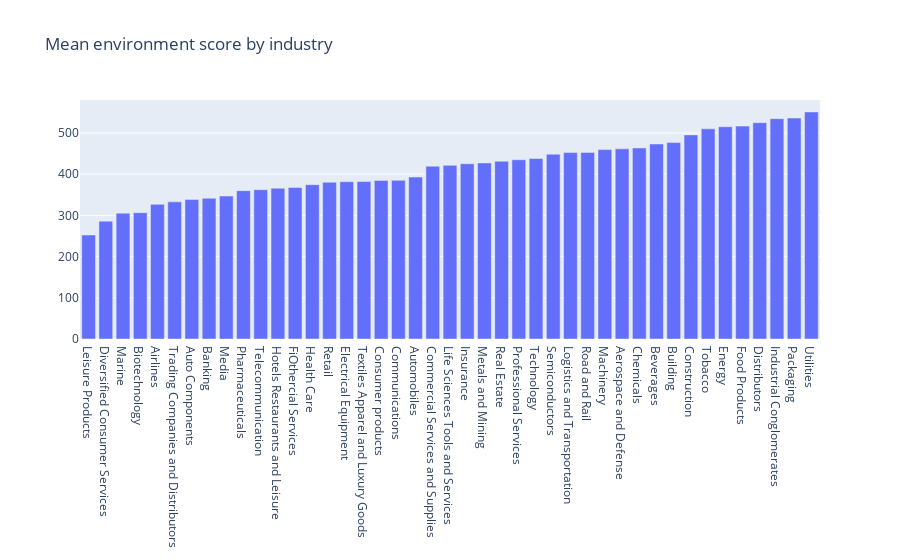

The cell this chart's notebook holds for it:
### Code cell
import plotly.graph_objects as go 
fig = go.Figure(go.Bar(x=data_env_mean.index,y=data_env_mean.values),go.Layout(title_text='Mean environment score by industry'))
fig.show()

### Figure 1 — Plotly figure (JSON) as saved in the notebook; plotly's stock layout.template omitted (floating-point values rounded to 4 significant figures)
{"data": [{"type": "bar", "x": ["Leisure Products", "Diversified Consumer Services", "Marine", "Biotechnology", "Airlines", "Trading Companies and Distributors", "Auto Components", "Banking", "Media", "Pharmaceuticals", "Telecommunication", "Hotels Restaurants and Leisure", "FiOthercial Services", "Health Care", "Retail", "Electrical Equipment", "Textiles Apparel and Luxury Goods", "Consumer products", "Communications", "Automobiles", "Commercial Services and Supplies", "Life Sciences Tools and Services", "Insurance", "Metals and Mining", "Real Estate", "Professional Services", "Technology", "Semiconductors", "Logistics and Transportation", "Road and Rail", "Machinery", "Aerospace and Defense", "Chemicals", "Beverages", "Building", "Construction", "Tobacco", "Energy", "Food Products", "Distributors", "Industrial Conglomerates", "Packaging", "Utilities"], "y": [252.3, 286, 305.3, 306.5, 326.7, 332.8, 338.3, 341.5, 346.9, 360.0, 362.3, 365.9, 367.6, 374.5, 380.3, 381.7, 382.1, 384.9, 385, 393, 419.4, 421.4, 425.3, 427.3, 431.4, 435, 438.1, 448.5, 452.3, 452.8, 459.6, 461.4, 463.7, 473.2, 476.7, 495.3, 510, 515.1, 516.6, 525, 534.7, 536.2, 551.0]}], "layout": {"title": {"text": "Mean environment score by industry"}}}
